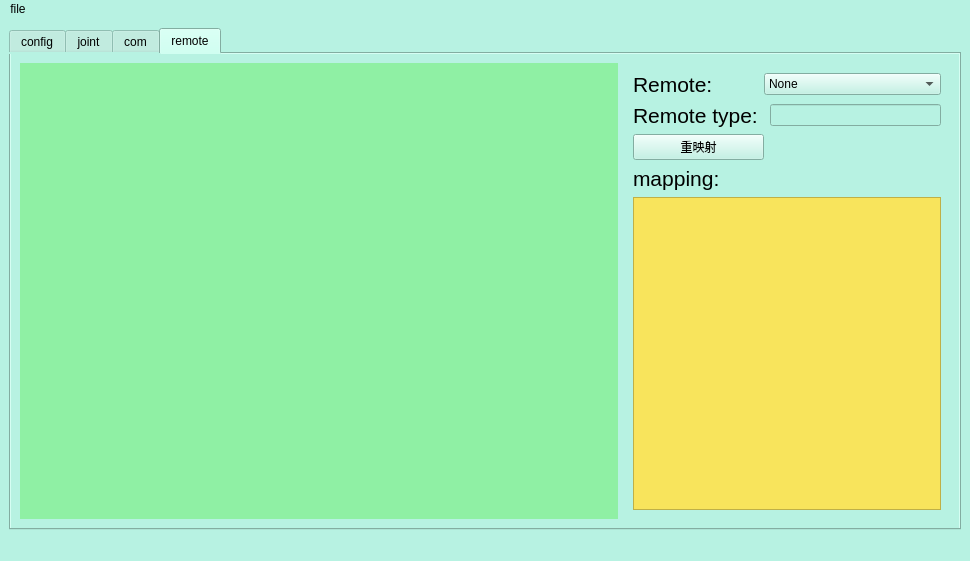
<?xml version="1.0" encoding="UTF-8"?>
<ui version="4.0">
 <class>MainWindow</class>
 <widget class="QMainWindow" name="MainWindow">
  <property name="geometry">
   <rect>
    <x>0</x>
    <y>0</y>
    <width>970</width>
    <height>561</height>
   </rect>
  </property>
  <property name="windowTitle">
   <string>rlfw_vz</string>
  </property>
  <property name="styleSheet">
   <string notr="true">background-color: rgb(183, 242, 226);</string>
  </property>
  <widget class="QWidget" name="centralwidget">
   <layout class="QGridLayout" name="gridLayout_4">
    <item row="0" column="1">
     <widget class="QTabWidget" name="tabWidget">
      <property name="styleSheet">
       <string notr="true">background-color: rgb(183, 242, 226);</string>
      </property>
      <property name="currentIndex">
       <number>3</number>
      </property>
      <widget class="QWidget" name="config">
       <attribute name="title">
        <string>config</string>
       </attribute>
       <layout class="QGridLayout" name="gridLayout_3">
        <item row="0" column="0">
         <widget class="QWidget" name="widget" native="true">
          <layout class="QFormLayout" name="formLayout">
           <item row="0" column="0">
            <widget class="QLabel" name="label">
             <property name="text">
              <string>&lt;html&gt;&lt;head/&gt;&lt;body&gt;&lt;p&gt;&lt;span style=&quot; font-size:18pt;&quot;&gt;coms:&lt;/span&gt;&lt;/p&gt;&lt;/body&gt;&lt;/html&gt;</string>
             </property>
            </widget>
           </item>
           <item row="0" column="1">
            <widget class="QTextEdit" name="coms_text_edit">
             <property name="styleSheet">
              <string notr="true">background-color: rgb(204, 255, 244);</string>
             </property>
            </widget>
           </item>
           <item row="1" column="0">
            <widget class="QLabel" name="label_2">
             <property name="text">
              <string>&lt;html&gt;&lt;head/&gt;&lt;body&gt;&lt;p&gt;&lt;span style=&quot; font-size:18pt;&quot;&gt;joints:&lt;/span&gt;&lt;/p&gt;&lt;/body&gt;&lt;/html&gt;</string>
             </property>
            </widget>
           </item>
           <item row="1" column="1">
            <widget class="QTextEdit" name="joints_text_edit">
             <property name="styleSheet">
              <string notr="true">background-color: rgb(204, 255, 244);</string>
             </property>
            </widget>
           </item>
           <item row="3" column="0">
            <widget class="QLabel" name="label_3">
             <property name="text">
              <string>&lt;html&gt;&lt;head/&gt;&lt;body&gt;&lt;p&gt;&lt;span style=&quot; font-size:18pt;&quot;&gt;remotes:&lt;/span&gt;&lt;/p&gt;&lt;/body&gt;&lt;/html&gt;</string>
             </property>
            </widget>
           </item>
           <item row="3" column="1">
            <widget class="QTextEdit" name="remotes_text_edit">
             <property name="styleSheet">
              <string notr="true">background-color: rgb(204, 255, 244);</string>
             </property>
            </widget>
           </item>
          </layout>
         </widget>
        </item>
        <item row="0" column="1">
         <widget class="QWidget" name="widget_3" native="true">
          <layout class="QVBoxLayout" name="verticalLayout">
           <item>
            <widget class="QPushButton" name="get_cfg_btn">
             <property name="minimumSize">
              <size>
               <width>200</width>
               <height>200</height>
              </size>
             </property>
             <property name="styleSheet">
              <string notr="true"/>
             </property>
             <property name="text">
              <string>获取配置</string>
             </property>
            </widget>
           </item>
           <item>
            <widget class="QPushButton" name="able_cfg_btn">
             <property name="minimumSize">
              <size>
               <width>200</width>
               <height>200</height>
              </size>
             </property>
             <property name="text">
              <string>应用配置</string>
             </property>
            </widget>
           </item>
          </layout>
         </widget>
        </item>
       </layout>
      </widget>
      <widget class="QWidget" name="joint">
       <attribute name="title">
        <string>joint</string>
       </attribute>
       <layout class="QGridLayout" name="gridLayout_2">
        <property name="leftMargin">
         <number>0</number>
        </property>
        <property name="topMargin">
         <number>0</number>
        </property>
        <property name="rightMargin">
         <number>0</number>
        </property>
        <property name="bottomMargin">
         <number>0</number>
        </property>
        <item row="0" column="1">
         <widget class="QWidget" name="widget_2" native="true">
          <property name="minimumSize">
           <size>
            <width>0</width>
            <height>0</height>
           </size>
          </property>
          <property name="maximumSize">
           <size>
            <width>400</width>
            <height>16777215</height>
           </size>
          </property>
          <property name="styleSheet">
           <string notr="true">background-color: rgb(153, 193, 241);</string>
          </property>
          <layout class="QGridLayout" name="gridLayout">
           <item row="0" column="0">
            <widget class="QLabel" name="label_5">
             <property name="text">
              <string>&lt;html&gt;&lt;head/&gt;&lt;body&gt;&lt;p&gt;&lt;span style=&quot; font-size:18pt;&quot;&gt;add Joint:&lt;/span&gt;&lt;/p&gt;&lt;/body&gt;&lt;/html&gt;</string>
             </property>
            </widget>
           </item>
           <item row="2" column="0">
            <widget class="QLabel" name="label_7">
             <property name="text">
              <string>&lt;html&gt;&lt;head/&gt;&lt;body&gt;&lt;p&gt;&lt;span style=&quot; font-size:18pt;&quot;&gt;parameter:&lt;/span&gt;&lt;/p&gt;&lt;/body&gt;&lt;/html&gt;</string>
             </property>
            </widget>
           </item>
           <item row="1" column="0">
            <widget class="QLabel" name="label_6">
             <property name="text">
              <string>&lt;html&gt;&lt;head/&gt;&lt;body&gt;&lt;p&gt;&lt;span style=&quot; font-size:18pt;&quot;&gt;del Joint:&lt;/span&gt;&lt;/p&gt;&lt;/body&gt;&lt;/html&gt;</string>
             </property>
            </widget>
           </item>
           <item row="1" column="1">
            <widget class="QComboBox" name="del_joint_box">
             <item>
              <property name="text">
               <string>None</string>
              </property>
             </item>
            </widget>
           </item>
           <item row="2" column="1">
            <widget class="QComboBox" name="joint_select_para">
             <item>
              <property name="text">
               <string>None</string>
              </property>
             </item>
             <item>
              <property name="text">
               <string>pos</string>
              </property>
             </item>
             <item>
              <property name="text">
               <string>number_laps</string>
              </property>
             </item>
             <item>
              <property name="text">
               <string>vel</string>
              </property>
             </item>
             <item>
              <property name="text">
               <string>torque</string>
              </property>
             </item>
             <item>
              <property name="text">
               <string>current</string>
              </property>
             </item>
             <item>
              <property name="text">
               <string>temperature</string>
              </property>
             </item>
             <item>
              <property name="text">
               <string>state</string>
              </property>
             </item>
            </widget>
           </item>
           <item row="0" column="1">
            <widget class="QComboBox" name="add_joint_combox">
             <item>
              <property name="text">
               <string>None</string>
              </property>
             </item>
            </widget>
           </item>
          </layout>
         </widget>
        </item>
        <item row="1" column="1">
         <widget class="QWidget" name="widget_4" native="true">
          <property name="minimumSize">
           <size>
            <width>0</width>
            <height>0</height>
           </size>
          </property>
          <property name="maximumSize">
           <size>
            <width>400</width>
            <height>16777215</height>
           </size>
          </property>
          <property name="styleSheet">
           <string notr="true">background-color: rgb(68, 112, 199);</string>
          </property>
          <layout class="QGridLayout" name="gridLayout_6">
           <property name="topMargin">
            <number>0</number>
           </property>
           <item row="2" column="3">
            <widget class="QLabel" name="label_14">
             <property name="text">
              <string>&lt;html&gt;&lt;head/&gt;&lt;body&gt;&lt;p&gt;time(ms)&lt;/p&gt;&lt;/body&gt;&lt;/html&gt;</string>
             </property>
            </widget>
           </item>
           <item row="2" column="0" colspan="2">
            <widget class="QCheckBox" name="is_timer">
             <property name="text">
              <string>定时发送</string>
             </property>
            </widget>
           </item>
           <item row="0" column="1" colspan="2">
            <widget class="QComboBox" name="ctrl_joint">
             <item>
              <property name="text">
               <string>None</string>
              </property>
             </item>
            </widget>
           </item>
           <item row="0" column="3">
            <widget class="QLabel" name="label_13">
             <property name="maximumSize">
              <size>
               <width>70</width>
               <height>16777215</height>
              </size>
             </property>
             <property name="text">
              <string>&lt;html&gt;&lt;head/&gt;&lt;body&gt;&lt;p align=&quot;center&quot;&gt;&lt;span style=&quot; font-size:18pt;&quot;&gt;type:&lt;/span&gt;&lt;/p&gt;&lt;/body&gt;&lt;/html&gt;</string>
             </property>
            </widget>
           </item>
           <item row="3" column="0">
            <widget class="QPushButton" name="joint_enable">
             <property name="text">
              <string>电机使能</string>
             </property>
            </widget>
           </item>
           <item row="2" column="4">
            <widget class="QPushButton" name="send_joint">
             <property name="text">
              <string>send</string>
             </property>
            </widget>
           </item>
           <item row="0" column="0">
            <widget class="QLabel" name="label_8">
             <property name="maximumSize">
              <size>
               <width>70</width>
               <height>16777215</height>
              </size>
             </property>
             <property name="text">
              <string>&lt;html&gt;&lt;head/&gt;&lt;body&gt;&lt;p&gt;&lt;span style=&quot; font-size:18pt;&quot;&gt;Joint:&lt;/span&gt;&lt;/p&gt;&lt;/body&gt;&lt;/html&gt;</string>
             </property>
            </widget>
           </item>
           <item row="0" column="4">
            <widget class="QComboBox" name="ctrl_joint_type">
             <item>
              <property name="text">
               <string>None</string>
              </property>
             </item>
             <item>
              <property name="text">
               <string>MIT</string>
              </property>
             </item>
             <item>
              <property name="text">
               <string>POS</string>
              </property>
             </item>
             <item>
              <property name="text">
               <string>VEL</string>
              </property>
             </item>
             <item>
              <property name="text">
               <string>POS_VEL</string>
              </property>
             </item>
            </widget>
           </item>
           <item row="1" column="0" colspan="5">
            <widget class="QWidget" name="widget_5" native="true">
             <property name="minimumSize">
              <size>
               <width>30</width>
               <height>0</height>
              </size>
             </property>
             <property name="maximumSize">
              <size>
               <width>16777215</width>
               <height>80</height>
              </size>
             </property>
             <property name="styleSheet">
              <string notr="true">background-color: rgb(222, 221, 218);</string>
             </property>
             <layout class="QGridLayout" name="gridLayout_5">
              <property name="horizontalSpacing">
               <number>9</number>
              </property>
              <property name="verticalSpacing">
               <number>2</number>
              </property>
              <item row="1" column="0">
               <widget class="QLabel" name="label_11">
                <property name="minimumSize">
                 <size>
                  <width>50</width>
                  <height>0</height>
                 </size>
                </property>
                <property name="maximumSize">
                 <size>
                  <width>50</width>
                  <height>16777215</height>
                 </size>
                </property>
                <property name="text">
                 <string>kp:</string>
                </property>
               </widget>
              </item>
              <item row="0" column="0">
               <widget class="QLabel" name="label_4">
                <property name="minimumSize">
                 <size>
                  <width>50</width>
                  <height>0</height>
                 </size>
                </property>
                <property name="maximumSize">
                 <size>
                  <width>50</width>
                  <height>16777215</height>
                 </size>
                </property>
                <property name="text">
                 <string>torque:</string>
                </property>
               </widget>
              </item>
              <item row="1" column="2">
               <widget class="QLabel" name="label_12">
                <property name="minimumSize">
                 <size>
                  <width>50</width>
                  <height>0</height>
                 </size>
                </property>
                <property name="maximumSize">
                 <size>
                  <width>50</width>
                  <height>16777215</height>
                 </size>
                </property>
                <property name="text">
                 <string>kd:</string>
                </property>
               </widget>
              </item>
              <item row="0" column="4">
               <widget class="QLabel" name="label_10">
                <property name="minimumSize">
                 <size>
                  <width>50</width>
                  <height>0</height>
                 </size>
                </property>
                <property name="maximumSize">
                 <size>
                  <width>50</width>
                  <height>16777215</height>
                 </size>
                </property>
                <property name="text">
                 <string>vel:</string>
                </property>
               </widget>
              </item>
              <item row="0" column="2">
               <widget class="QLabel" name="label_9">
                <property name="minimumSize">
                 <size>
                  <width>50</width>
                  <height>0</height>
                 </size>
                </property>
                <property name="maximumSize">
                 <size>
                  <width>50</width>
                  <height>16777215</height>
                 </size>
                </property>
                <property name="text">
                 <string>pos:</string>
                </property>
               </widget>
              </item>
              <item row="0" column="3">
               <widget class="QLineEdit" name="pos">
                <property name="minimumSize">
                 <size>
                  <width>40</width>
                  <height>0</height>
                 </size>
                </property>
                <property name="maximumSize">
                 <size>
                  <width>60</width>
                  <height>16777215</height>
                 </size>
                </property>
                <property name="text">
                 <string>0.0</string>
                </property>
               </widget>
              </item>
              <item row="0" column="1">
               <widget class="QLineEdit" name="torque">
                <property name="minimumSize">
                 <size>
                  <width>40</width>
                  <height>0</height>
                 </size>
                </property>
                <property name="maximumSize">
                 <size>
                  <width>60</width>
                  <height>16777215</height>
                 </size>
                </property>
                <property name="text">
                 <string>0.0</string>
                </property>
               </widget>
              </item>
              <item row="0" column="5">
               <widget class="QLineEdit" name="vel">
                <property name="minimumSize">
                 <size>
                  <width>40</width>
                  <height>0</height>
                 </size>
                </property>
                <property name="maximumSize">
                 <size>
                  <width>60</width>
                  <height>16777215</height>
                 </size>
                </property>
                <property name="text">
                 <string>0.0</string>
                </property>
               </widget>
              </item>
              <item row="1" column="1">
               <widget class="QLineEdit" name="kp">
                <property name="minimumSize">
                 <size>
                  <width>40</width>
                  <height>0</height>
                 </size>
                </property>
                <property name="maximumSize">
                 <size>
                  <width>60</width>
                  <height>16777215</height>
                 </size>
                </property>
                <property name="text">
                 <string>0.0</string>
                </property>
               </widget>
              </item>
              <item row="1" column="3">
               <widget class="QLineEdit" name="kd">
                <property name="minimumSize">
                 <size>
                  <width>40</width>
                  <height>0</height>
                 </size>
                </property>
                <property name="maximumSize">
                 <size>
                  <width>60</width>
                  <height>16777215</height>
                 </size>
                </property>
                <property name="text">
                 <string>0.0</string>
                </property>
               </widget>
              </item>
             </layout>
            </widget>
           </item>
           <item row="3" column="2">
            <widget class="QPushButton" name="joint_disable">
             <property name="text">
              <string>电机失能</string>
             </property>
            </widget>
           </item>
           <item row="3" column="3">
            <widget class="QPushButton" name="all_joint_enable">
             <property name="text">
              <string>所有电机使能</string>
             </property>
            </widget>
           </item>
           <item row="3" column="4">
            <widget class="QPushButton" name="all_joint_disable">
             <property name="text">
              <string>所有电机失能</string>
             </property>
            </widget>
           </item>
           <item row="2" column="2">
            <widget class="QLineEdit" name="timer">
             <property name="minimumSize">
              <size>
               <width>40</width>
               <height>0</height>
              </size>
             </property>
             <property name="maximumSize">
              <size>
               <width>60</width>
               <height>16777215</height>
              </size>
             </property>
             <property name="text">
              <string>50.0</string>
             </property>
            </widget>
           </item>
          </layout>
         </widget>
        </item>
        <item row="0" column="0" rowspan="2">
         <widget class="QWidget" name="joint_plot" native="true">
          <property name="minimumSize">
           <size>
            <width>400</width>
            <height>0</height>
           </size>
          </property>
          <property name="styleSheet">
           <string notr="true">background-color: rgb(187, 212, 86);</string>
          </property>
         </widget>
        </item>
       </layout>
      </widget>
      <widget class="QWidget" name="com">
       <attribute name="title">
        <string>com</string>
       </attribute>
       <layout class="QGridLayout" name="gridLayout_9">
        <item row="0" column="0" rowspan="2">
         <widget class="QWidget" name="widget_6" native="true">
          <property name="styleSheet">
           <string notr="true">background-color: rgb(251, 151, 184);</string>
          </property>
          <layout class="QGridLayout" name="gridLayout_7">
           <item row="0" column="0">
            <widget class="QLabel" name="label_15">
             <property name="maximumSize">
              <size>
               <width>150</width>
               <height>16777215</height>
              </size>
             </property>
             <property name="text">
              <string>&lt;html&gt;&lt;head/&gt;&lt;body&gt;&lt;p&gt;&lt;span style=&quot; font-size:16pt;&quot;&gt;send history id:&lt;/span&gt;&lt;/p&gt;&lt;/body&gt;&lt;/html&gt;</string>
             </property>
            </widget>
           </item>
           <item row="0" column="2">
            <widget class="QLabel" name="label_24">
             <property name="text">
              <string>&lt;html&gt;&lt;head/&gt;&lt;body&gt;&lt;p&gt;&lt;span style=&quot; font-size:16pt;&quot;&gt;send history data:&lt;/span&gt;&lt;/p&gt;&lt;/body&gt;&lt;/html&gt;</string>
             </property>
            </widget>
           </item>
           <item row="1" column="0">
            <widget class="QTextEdit" name="com_send_history_id">
             <property name="maximumSize">
              <size>
               <width>150</width>
               <height>16777215</height>
              </size>
             </property>
             <property name="styleSheet">
              <string notr="true">background-color: rgb(255, 219, 219);</string>
             </property>
            </widget>
           </item>
           <item row="2" column="0">
            <widget class="QLabel" name="label_17">
             <property name="maximumSize">
              <size>
               <width>100</width>
               <height>16777215</height>
              </size>
             </property>
             <property name="text">
              <string>&lt;html&gt;&lt;head/&gt;&lt;body&gt;&lt;p&gt;&lt;span style=&quot; font-size:16pt;&quot;&gt;CAN ID:&lt;/span&gt;&lt;/p&gt;&lt;/body&gt;&lt;/html&gt;</string>
             </property>
            </widget>
           </item>
           <item row="2" column="1">
            <widget class="QLabel" name="label_22">
             <property name="text">
              <string>&lt;html&gt;&lt;head/&gt;&lt;body&gt;&lt;p&gt;&lt;span style=&quot; font-size:16pt;&quot;&gt;DATA:&lt;/span&gt;&lt;/p&gt;&lt;/body&gt;&lt;/html&gt;</string>
             </property>
            </widget>
           </item>
           <item row="3" column="0">
            <widget class="QLineEdit" name="com_send_canid">
             <property name="maximumSize">
              <size>
               <width>150</width>
               <height>16777215</height>
              </size>
             </property>
             <property name="styleSheet">
              <string notr="true">background-color: rgb(255, 219, 219);</string>
             </property>
            </widget>
           </item>
           <item row="3" column="1" colspan="2">
            <widget class="QLineEdit" name="com_send_data">
             <property name="styleSheet">
              <string notr="true">background-color: rgb(255, 219, 219);</string>
             </property>
            </widget>
           </item>
           <item row="4" column="0">
            <widget class="QLabel" name="label_16">
             <property name="maximumSize">
              <size>
               <width>100</width>
               <height>16777215</height>
              </size>
             </property>
             <property name="text">
              <string>&lt;html&gt;&lt;head/&gt;&lt;body&gt;&lt;p&gt;&lt;span style=&quot; font-size:16pt;&quot;&gt;receive id:&lt;/span&gt;&lt;/p&gt;&lt;/body&gt;&lt;/html&gt;</string>
             </property>
            </widget>
           </item>
           <item row="4" column="1" colspan="2">
            <widget class="QLabel" name="label_23">
             <property name="text">
              <string>&lt;html&gt;&lt;head/&gt;&lt;body&gt;&lt;p&gt;&lt;span style=&quot; font-size:16pt;&quot;&gt;receive data:&lt;/span&gt;&lt;/p&gt;&lt;/body&gt;&lt;/html&gt;</string>
             </property>
            </widget>
           </item>
           <item row="5" column="0">
            <widget class="QTextEdit" name="com_receive_id">
             <property name="maximumSize">
              <size>
               <width>150</width>
               <height>16777215</height>
              </size>
             </property>
             <property name="styleSheet">
              <string notr="true">background-color: rgb(255, 219, 219);</string>
             </property>
            </widget>
           </item>
           <item row="5" column="1" colspan="2">
            <widget class="QTextEdit" name="com_receive_data">
             <property name="styleSheet">
              <string notr="true">background-color: rgb(255, 219, 219);</string>
             </property>
            </widget>
           </item>
           <item row="1" column="1" colspan="2">
            <widget class="QTextEdit" name="com_send_history_data">
             <property name="styleSheet">
              <string notr="true">background-color: rgb(255, 219, 219);</string>
             </property>
            </widget>
           </item>
          </layout>
         </widget>
        </item>
        <item row="0" column="1">
         <widget class="QWidget" name="widget_7" native="true">
          <property name="maximumSize">
           <size>
            <width>300</width>
            <height>16777215</height>
           </size>
          </property>
          <property name="styleSheet">
           <string notr="true">background-color: rgb(154, 153, 150);</string>
          </property>
          <layout class="QGridLayout" name="gridLayout_8">
           <item row="3" column="0">
            <widget class="QPushButton" name="com_send_btn">
             <property name="maximumSize">
              <size>
               <width>100</width>
               <height>16777215</height>
              </size>
             </property>
             <property name="styleSheet">
              <string notr="true">background-color: rgb(192, 191, 188);</string>
             </property>
             <property name="text">
              <string>发送</string>
             </property>
            </widget>
           </item>
           <item row="1" column="0">
            <widget class="QLabel" name="label_19">
             <property name="text">
              <string>&lt;html&gt;&lt;head/&gt;&lt;body&gt;&lt;p&gt;&lt;span style=&quot; font-size:16pt;&quot;&gt;Com type:&lt;/span&gt;&lt;/p&gt;&lt;/body&gt;&lt;/html&gt;</string>
             </property>
            </widget>
           </item>
           <item row="4" column="2">
            <widget class="QLabel" name="label_20">
             <property name="maximumSize">
              <size>
               <width>200</width>
               <height>16777215</height>
              </size>
             </property>
             <property name="text">
              <string>&lt;html&gt;&lt;head/&gt;&lt;body&gt;&lt;p&gt;time(ms)&lt;/p&gt;&lt;/body&gt;&lt;/html&gt;</string>
             </property>
            </widget>
           </item>
           <item row="1" column="1" colspan="2">
            <widget class="QLineEdit" name="com_type">
             <property name="maximumSize">
              <size>
               <width>200</width>
               <height>16777215</height>
              </size>
             </property>
             <property name="styleSheet">
              <string notr="true">background-color: rgb(192, 191, 188);</string>
             </property>
             <property name="text">
              <string>None</string>
             </property>
             <property name="readOnly">
              <bool>true</bool>
             </property>
            </widget>
           </item>
           <item row="0" column="1" colspan="2">
            <widget class="QComboBox" name="com_select">
             <property name="maximumSize">
              <size>
               <width>200</width>
               <height>16777215</height>
              </size>
             </property>
             <property name="styleSheet">
              <string notr="true">background-color: rgb(192, 191, 188);</string>
             </property>
             <item>
              <property name="text">
               <string>None</string>
              </property>
             </item>
            </widget>
           </item>
           <item row="0" column="0">
            <widget class="QLabel" name="label_18">
             <property name="text">
              <string>&lt;html&gt;&lt;head/&gt;&lt;body&gt;&lt;p&gt;&lt;span style=&quot; font-size:16pt;&quot;&gt;Com:&lt;/span&gt;&lt;/p&gt;&lt;/body&gt;&lt;/html&gt;</string>
             </property>
            </widget>
           </item>
           <item row="4" column="1">
            <widget class="QLineEdit" name="com_timer">
             <property name="minimumSize">
              <size>
               <width>40</width>
               <height>0</height>
              </size>
             </property>
             <property name="maximumSize">
              <size>
               <width>60</width>
               <height>16777215</height>
              </size>
             </property>
             <property name="styleSheet">
              <string notr="true">background-color: rgb(222, 221, 218);</string>
             </property>
             <property name="text">
              <string>100.0</string>
             </property>
            </widget>
           </item>
           <item row="3" column="1" colspan="2">
            <widget class="QPushButton" name="com_clear_btn">
             <property name="maximumSize">
              <size>
               <width>100</width>
               <height>16777215</height>
              </size>
             </property>
             <property name="styleSheet">
              <string notr="true">background-color: rgb(192, 191, 188);</string>
             </property>
             <property name="text">
              <string>清理数据</string>
             </property>
            </widget>
           </item>
           <item row="4" column="0">
            <widget class="QCheckBox" name="com_is_timer">
             <property name="maximumSize">
              <size>
               <width>100</width>
               <height>16777215</height>
              </size>
             </property>
             <property name="styleSheet">
              <string notr="true">background-color: rgb(192, 191, 188);</string>
             </property>
             <property name="text">
              <string>定时发送</string>
             </property>
            </widget>
           </item>
           <item row="2" column="1" colspan="2">
            <widget class="QComboBox" name="canid_type">
             <property name="styleSheet">
              <string notr="true">background-color: rgb(192, 191, 188);</string>
             </property>
             <item>
              <property name="text">
               <string>STD</string>
              </property>
             </item>
             <item>
              <property name="text">
               <string>EXT</string>
              </property>
             </item>
            </widget>
           </item>
           <item row="2" column="0">
            <widget class="QLabel" name="label_21">
             <property name="text">
              <string>&lt;html&gt;&lt;head/&gt;&lt;body&gt;&lt;p&gt;&lt;span style=&quot; font-size:16pt;&quot;&gt;CAN TYPE：&lt;/span&gt;&lt;/p&gt;&lt;/body&gt;&lt;/html&gt;</string>
             </property>
            </widget>
           </item>
          </layout>
         </widget>
        </item>
        <item row="1" column="1">
         <spacer name="verticalSpacer">
          <property name="orientation">
           <enum>Qt::Orientation::Vertical</enum>
          </property>
          <property name="sizeHint" stdset="0">
           <size>
            <width>268</width>
            <height>380</height>
           </size>
          </property>
         </spacer>
        </item>
       </layout>
      </widget>
      <widget class="QWidget" name="remote">
       <attribute name="title">
        <string>remote</string>
       </attribute>
       <layout class="QGridLayout" name="gridLayout_11">
        <item row="0" column="0">
         <widget class="QLabel" name="remote_img">
          <property name="minimumSize">
           <size>
            <width>598</width>
            <height>422</height>
           </size>
          </property>
          <property name="styleSheet">
           <string notr="true">background-color: rgb(143, 240, 164);</string>
          </property>
          <property name="text">
           <string/>
          </property>
         </widget>
        </item>
        <item row="0" column="1">
         <widget class="QWidget" name="widget_8" native="true">
          <layout class="QGridLayout" name="gridLayout_10">
           <item row="0" column="0">
            <widget class="QLabel" name="label_25">
             <property name="text">
              <string>&lt;html&gt;&lt;head/&gt;&lt;body&gt;&lt;p&gt;&lt;span style=&quot; font-size:16pt;&quot;&gt;Remote:&lt;/span&gt;&lt;/p&gt;&lt;/body&gt;&lt;/html&gt;</string>
             </property>
            </widget>
           </item>
           <item row="0" column="1" colspan="2">
            <widget class="QComboBox" name="remote_select">
             <item>
              <property name="text">
               <string>None</string>
              </property>
             </item>
            </widget>
           </item>
           <item row="1" column="0">
            <widget class="QLabel" name="label_26">
             <property name="text">
              <string>&lt;html&gt;&lt;head/&gt;&lt;body&gt;&lt;p&gt;&lt;span style=&quot; font-size:16pt;&quot;&gt;Remote type:&lt;/span&gt;&lt;/p&gt;&lt;/body&gt;&lt;/html&gt;</string>
             </property>
            </widget>
           </item>
           <item row="1" column="2">
            <widget class="QLineEdit" name="remote_type">
             <property name="readOnly">
              <bool>true</bool>
             </property>
            </widget>
           </item>
           <item row="2" column="0" colspan="2">
            <widget class="QPushButton" name="remote_mapping_btn">
             <property name="text">
              <string>重映射</string>
             </property>
            </widget>
           </item>
           <item row="3" column="0">
            <widget class="QLabel" name="label_27">
             <property name="text">
              <string>&lt;html&gt;&lt;head/&gt;&lt;body&gt;&lt;p&gt;&lt;span style=&quot; font-size:16pt;&quot;&gt;mapping:&lt;/span&gt;&lt;/p&gt;&lt;/body&gt;&lt;/html&gt;</string>
             </property>
            </widget>
           </item>
           <item row="4" column="0" colspan="3">
            <widget class="QTextEdit" name="remote_mapping_keys">
             <property name="styleSheet">
              <string notr="true">background-color: rgb(248, 228, 92);</string>
             </property>
            </widget>
           </item>
          </layout>
         </widget>
        </item>
       </layout>
      </widget>
     </widget>
    </item>
   </layout>
  </widget>
  <widget class="QMenuBar" name="menubar">
   <property name="geometry">
    <rect>
     <x>0</x>
     <y>0</y>
     <width>970</width>
     <height>27</height>
    </rect>
   </property>
   <widget class="QMenu" name="menufile">
    <property name="title">
     <string>file</string>
    </property>
   </widget>
   <addaction name="menufile"/>
  </widget>
  <widget class="QStatusBar" name="statusbar"/>
 </widget>
 <resources/>
 <connections/>
</ui>
